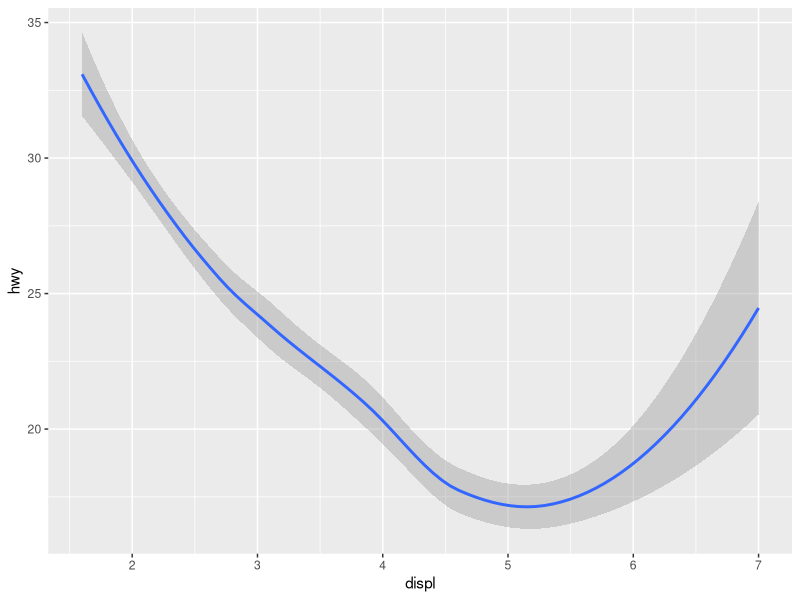
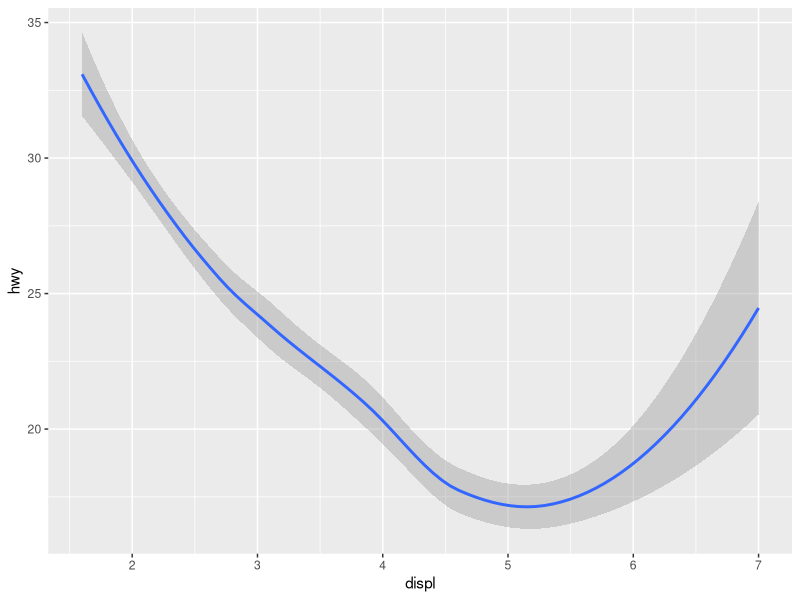
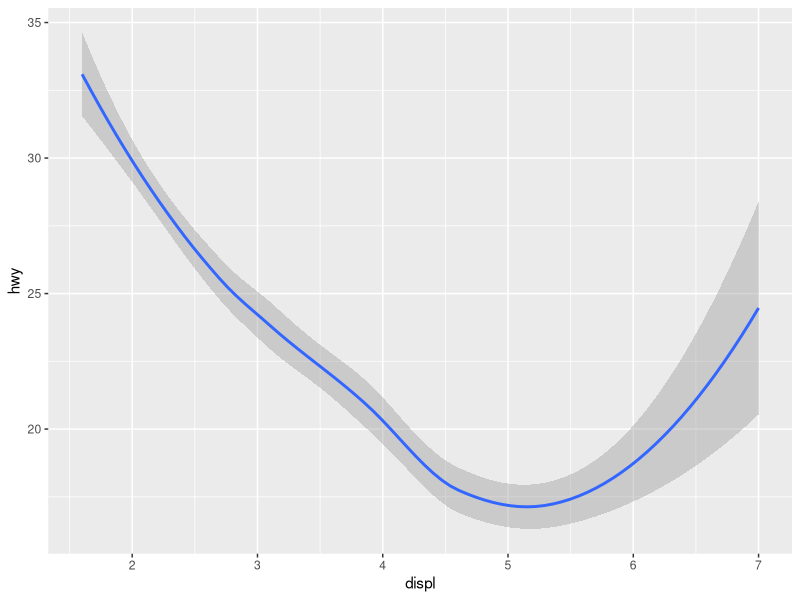
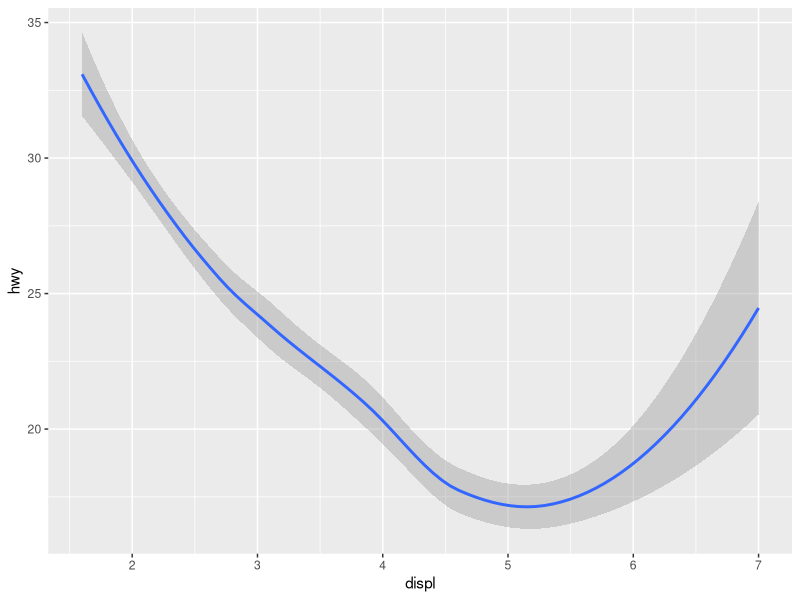
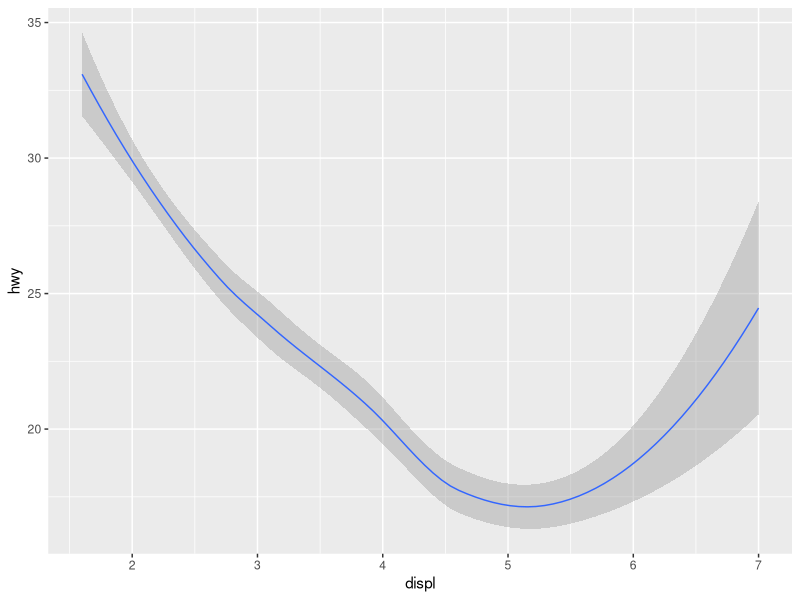
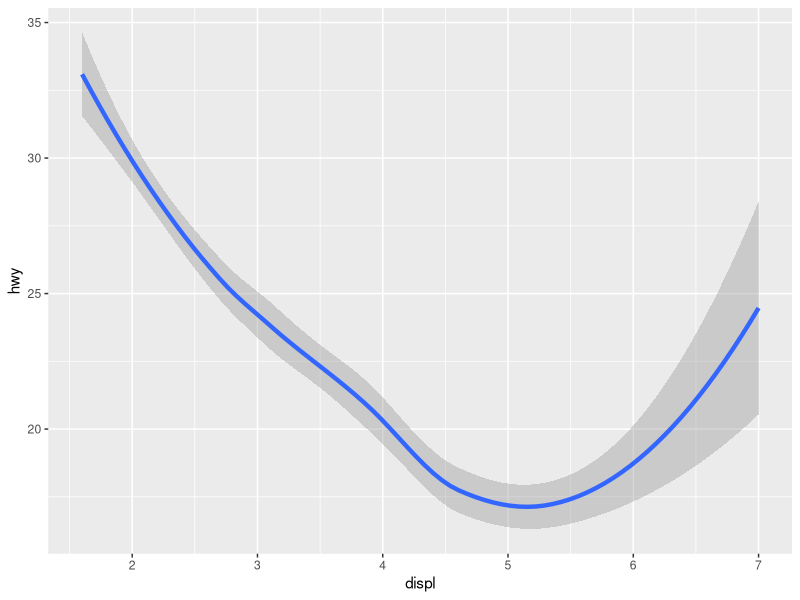
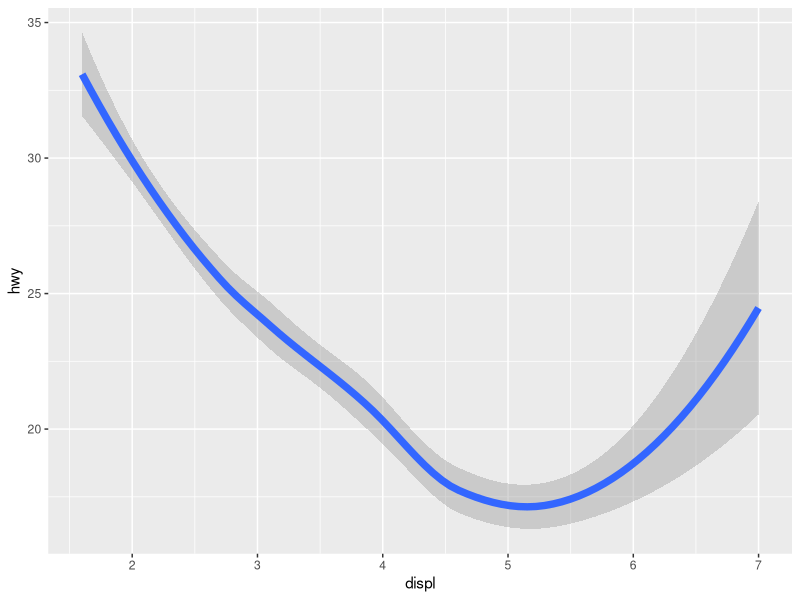
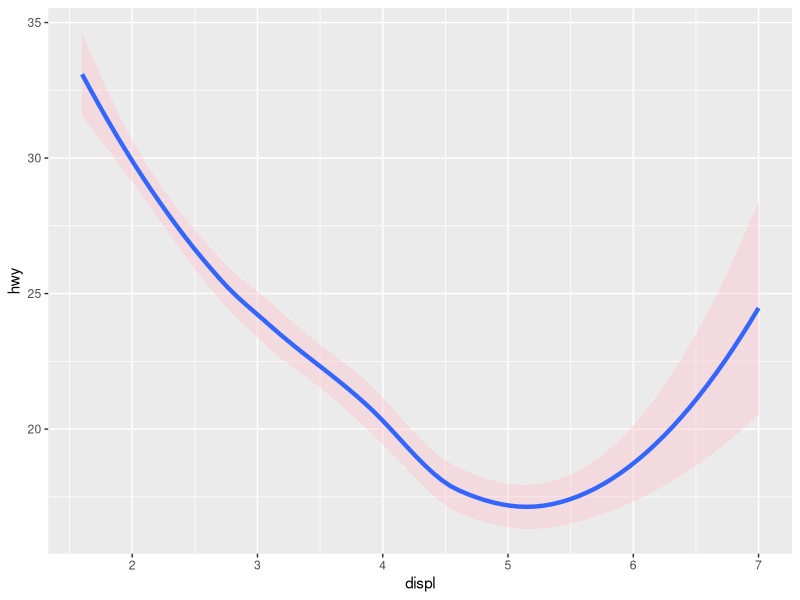

Source code (R) for these figures, in order:
#The purpose of the geom_smooth.R file is to provide examples of bar geom visuals.

#Reference: https://ggplot2.tidyverse.org/reference/geom_smooth.html

library(tidyverse)

geo <- ggplot(mpg, aes(x = displ, y = hwy))
geo + geom_smooth()

#basic
geo + geom_smooth()

#frame weight
geo + geom_smooth(weight = TRUE)
geo + geom_smooth(weight = FALSE)

#line size
geo + geom_smooth(size = .5)
geo + geom_smooth(size = 1.5)
geo + geom_smooth(size = 2.5)

#fill point with a color.
geo + geom_smooth(size = 1.5, fill = "pink")

#Example with group fill with stack.
geo <- ggplot(mtcars, aes(x = mpg, y = disp, fill = factor(cyl)))
geo + geom_smooth(orientation = "y", size = 1.5)
